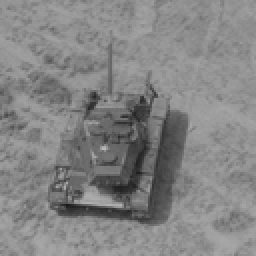
%> input picture Images/tank.png, 128 x 128 px, shrunk from 256 x 256 before the run (shown 2 times larger)
$ octave Paper1.m   (GNU Octave 9; MATLAB toolbox functions it lacks are replaced by stand-ins)
%> lines starting %> are read from the running program, lines starting %| are printed output that depends on the picture; in (x1, y1, x2, y2) boxes, pixels count from 0 and x2, y2 are one past the last pixel; in counts of white or black regions, pixels touching at a corner belong together; the program's own positions count from 1
clc
clear all
% reading image's pixel in c
c0 = imread('tank.png');
%> c0 is the input picture: size 128x128 uint8; min 25, max 186, mean 132.4
%c0 = squeeze(c0(:,:,3));
% get the dimensions of the image
[M,N] = size(c0);
%> M = 128; N = 128
cd = double(c0);

% extracting all bit one by one
% from 1st to 8th in variable
% from c1 to c8 respectively
c1 = mod(cd, 2);
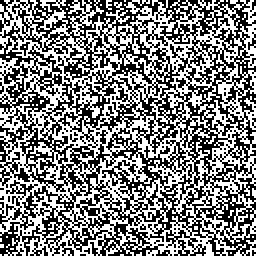
%> c1: size 128x128 double (shown 2 times larger); values 0 (black) and 1 (white), 50.3% white; black in thin lines or dots
c2 = mod(floor(cd/2), 2);
%> c2: size 128x128 double; values 0 (black) and 1 (white), 49.2% white in thin lines or dots
c3 = mod(floor(cd/4), 2);
%> c3: size 128x128 double; values 0 (black) and 1 (white), 49.8% white in thin lines or dots
c4 = mod(floor(cd/8), 2);
%> c4: size 128x128 double; values 0 (black) and 1 (white), 50.6% white; black in thin lines or dots
c5 = mod(floor(cd/16), 2);
%> c5: size 128x128 double; values 0 (black) and 1 (white), 56.8% white; black in thin lines or dots
c6 = mod(floor(cd/32), 2);
%> c6: size 128x128 double; values 0 (black) and 1 (white), 22.4% white; 249 white regions (235 under 20 px), largest, box (x1, y1, x2, y2) and area: (9, 19, 84, 109) 1956, (14, 36, 37, 54) 219, (73, 49, 97, 114) 203
c7 = mod(floor(cd/64), 2);
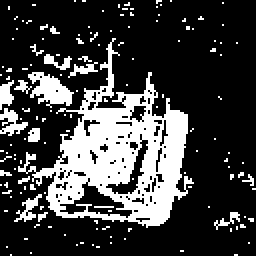
%> c7: size 128x128 double (shown 2 times larger); values 0 (black) and 1 (white), 25% white; 147 white regions (137 under 20 px), largest, box (x1, y1, x2, y2) and area: (9, 19, 97, 114) 3077, (14, 36, 37, 54) 226, (0, 54, 14, 68) 95
c8 = mod(floor(cd/128), 2);
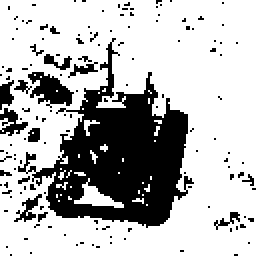
%> c8: size 128x128 double (shown 2 times larger); values 0 (black) and 1 (white), 72.4% white; 144 black regions (134 under 20 px), largest, box (x1, y1, x2, y2) and area: (9, 19, 97, 114) 3525, (14, 36, 37, 54) 226, (0, 54, 14, 68) 95

% creating A1 and A2 matrices containing the bitplane
A1 = [c1 c2 c3 c4 ];
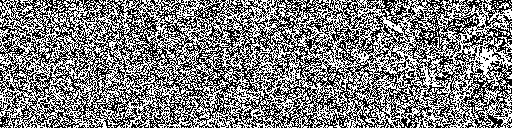
%> A1: size 128x512 double; values 0 (black) and 1 (white), 50% white in thin lines or dots
A2 = [c5 c6 c7 c8 ];
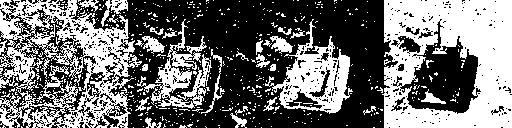
%> A2: size 128x512 double; values 0 (black) and 1 (white), 44.1% white; 536 white regions (504 under 20 px), largest, box (x1, y1, x2, y2) and area: (382, 0, 512, 128) 11549, (0, 0, 142, 128) 8628, (265, 19, 353, 114) 3077
L = 4*M*N;
%> L = 65536
X = zeros(1,M*N);

% key for diffusion phase
x0 = 0.3;
n0 = 0.2;
% key for confusion phase
y0 = 0.3;
u0 = 0.2;

X(1) = x0;
for i= 1:M*N-1
    X(i+1)=pwlcm(X(i),n0);
end
X = mod(floor(X*10^14),256);

x1 = mod(X, 2);
x2 = mod(floor(X/2), 2);
x3 = mod(floor(X/4), 2);
x4 = mod(floor(X/8), 2);
x5 = mod(floor(X/16), 2);
x6 = mod(floor(X/32), 2);
x7 = mod(floor(X/64), 2);
x8 = mod(floor(X/128), 2);

b1 = [x1 x2 x3 x4];
b2 = [x5 x6 x7 x8];
% initiating the encryption
% Diffusion phase
% sum calculates the sum of each column then calling sum to calculate the overall
% calling sum twice because A2 is a matrix
sum1 = sum(sum(A2));
%> sum1 = 28927

% circle shift the matrix to the right by the value in sum1
A11 = circshift(A1,sum1(1),2);
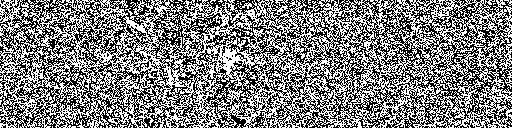
%> A11: size 128x512 double; values 0 (black) and 1 (white), 50% white in thin lines or dots
% Initializing B1
B1 = zeros(L,1);
B1(1) = xor(xor(xor(A11(1),A11(L)),A2(1)),b1(1));

for i = 2:L
   B1(i) = xor(xor(xor(A11(i),A11(i-1)),A2(i)),b1(i));
end

% Calling sum on B1 only once since B1 is an array.
sum2 = sum(B1);
%> sum2 = 32915

A22 = circshift(A2,sum2,2);
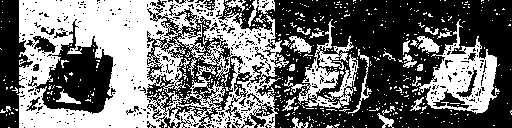
%> A22: size 128x512 double; values 0 (black) and 1 (white), 44.1% white; 528 white regions (498 under 20 px), largest, box (x1, y1, x2, y2) and area: (17, 0, 289, 128) 20246, (412, 19, 500, 114) 3077, (284, 19, 359, 109) 1956
%A22 = [1,1,0,0,0];
% Initializing B2
B2 = zeros(L,1);
B2(1) = xor(xor(xor(A22(1),A22(L)),B1(1)),b2(1));

for i = 2:L
  B2(i) = xor(xor(xor(A22(i),A22(i-1)),B1(i)),b2(i));
end

% confusion phase
% using randi in place of key from chaotic maps
% generates a random numbers from 1 to L.
% length of the Y and Z is L
%Y = [1:L];
%Z = [1:L];

% Y = randi(1,L);
% Z = randi(1,L);
% key for confusion phase
y0 = 0.2;
u0 = 0.4;

sum3 = sum2 + sum(B2);
%> sum3 = 65649
s0 = mod(y0+sum3/L,1);
%> s0 = 0.202
S = zeros(1,2*L);
S(1) = s0;
% for i = 1:2*L-1
%    S(i+1) = pwlcm(s0,u0);
% end

%> the run ends on the next line
for i=1:2*L-1
% [211 lines not run here, left out]
function x = pwlcm(x,n)
% x = (0,1) and n = (0,0.5)
if 0.5 < x && x <= 1
		x = pwlcm(1-x,n);
end
if 0 <= x && x < n
		x = x/n;
end
if n <= x && x <= 0.5
		x = (x-n)/(0.5-n);
end
end
